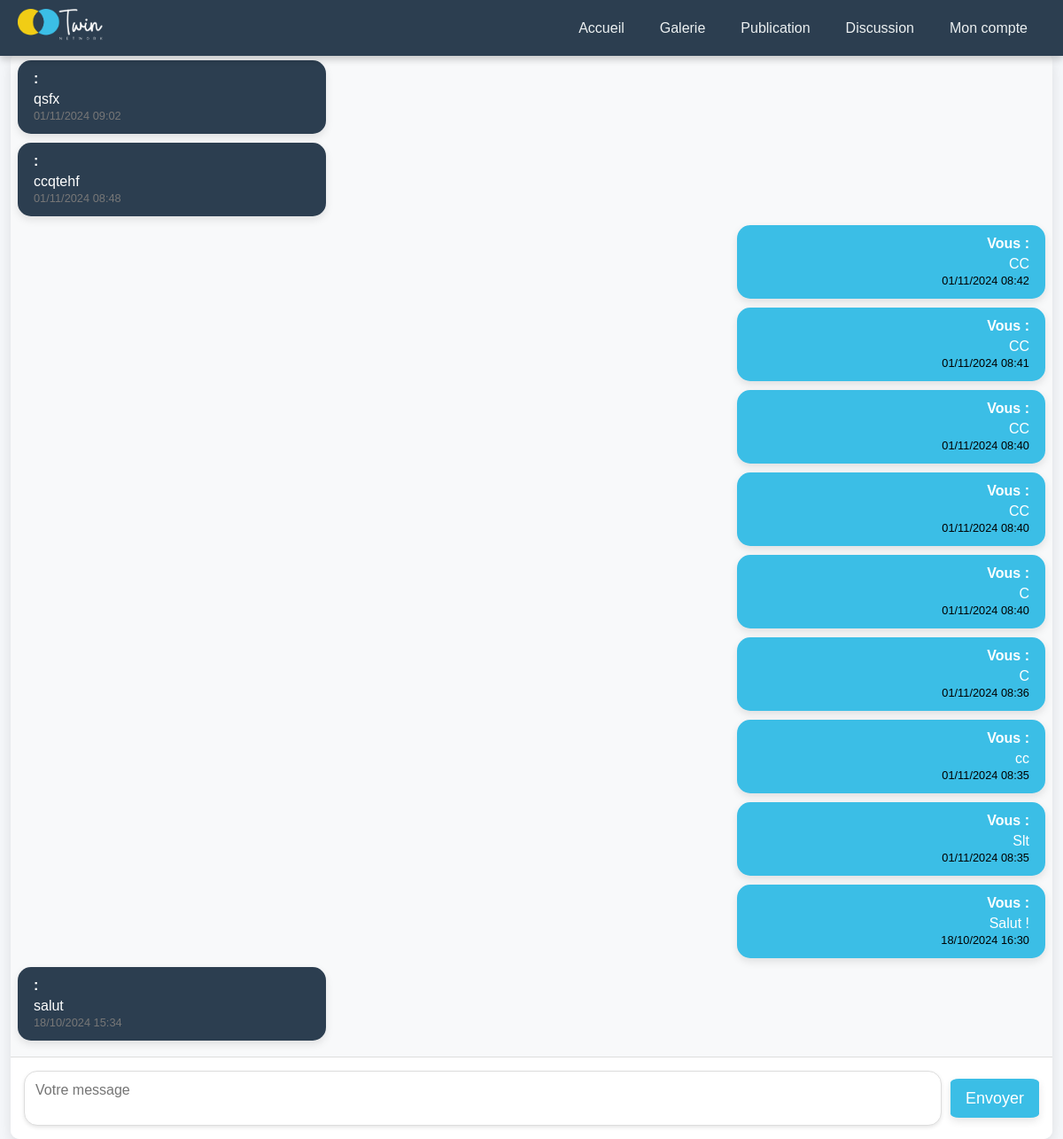
Page /php/message.php (signed in) on the committed database.
### tables this page shows
CREATE TABLE `messages` (
  `id` int(11) NOT NULL,
  `pseudo` text NOT NULL,
  `message` text NOT NULL,
  `userId` int(11) DEFAULT NULL,
  `date_envoi` datetime DEFAULT current_timestamp()
);

### php/message.php (the view, shortened to what this page needs)
<?php
require_once("../dbconnect.php");
?>
<!DOCTYPE html>
<html lang="fr">
<head>
</head>
<body>
    <?php require_once("nav.php"); ?>
    <div id="chat-container">
        <section id="messages">
        <?php
            $recupMessage = $conn->query('SELECT * FROM messages ORDER BY date_envoi DESC');
            while ($message = $recupMessage->fetch()) {
                if(isset($_SESSION['LOGIN_USER'])){
                    $formattedDate = date('d/m/Y H:i', strtotime($message['date_envoi']));
                    if ($message['userId'] == $_SESSION['LOGIN_USER']['user_id']) {
                        echo '<div class="user-message"><h4>Vous :</h4><p>' . htmlspecialchars($message['message']) . '</p><small style="color: black;">' . $formattedDate . '</small></div>';
                    } else {
                        echo '<div class="other-message"><h4>' . htmlspecialchars($message['pseudo']) . ' :</h4><p>' . htmlspecialchars($message['message']) . '</p><small>' . $formattedDate . '</small></div>';
                    }
                }
            }
        ?>
        </section>
        <form method="POST" action="" id="message-form">
            <textarea name="message" placeholder="Votre message" required></textarea>
            <button type="submit" name="valider">Envoyer</button>
        </form>
    </div>
</body>
</html>

### php/message.php (style rules this page uses)
body { font-family: Arial, sans-serif; background-color: #f5f7fa; margin: 0; display: flex; flex-direction: column; height: 100vh; justify-content: center; align-items: center; }
#chat-container { width: 98%; display: flex; flex-direction: column; overflow: hidden; border-radius: 10px; box-shadow: 0 6px 15px rgba(0, 0, 0, 0.1); background: #ffffff; }
#messages { padding: 8px; height: 400px; overflow-y: auto; flex: 1; background-color: #f8f9fa; scrollbar-width: none; }
.user-message, .user-message, .other-message { border-radius: 15px; padding: 12px 18px; max-width: 30%; margin-bottom: 10px; box-shadow: 0 4px 10px rgba(0, 0, 0, 0.1); position: relative; word-wrap: break-word; }
.user-message, .user-message { background-color: #3BBEE6; margin-left: auto; text-align: right; color: #ffffff; }
.other-message { background-color: #2c3e50; text-align: left; color: #ffffff; }
.user-message h4, .admin-message .h4, .other-message h4 { margin: 0 0 5px; font-size: 1em; font-weight: bold; }
.user-message small, .admin-message small, .other-message small { font-size: 0.8em; color: #777; }
#message-form { display: flex; align-items: center; padding: 15px; background-color: #ffffff; border-top: 1px solid #ddd; }
textarea { flex: 1; padding: 12px; border-radius: 15px; border: 1px solid #ddd; resize: none; font-size: 16px; margin-right: 10px; outline: none; box-shadow: 0 2px 4px rgba(0, 0, 0, 0.1); }
button { background: #3BBEE6; color: white; border: none; border-radius: 10%; padding: 12px; cursor: pointer; font-size: 18px; width: 100px; height: 44px; box-shadow: 0 4px 10px rgba(0, 0, 0, 0.1); }

### php/nav.php (style rules this page uses)
* { margin: 0; padding: 0; box-sizing: border-box; font-family: Arial, sans-serif; }
body { padding-top: 60px; }

### rows in the picture
messages: message "qsfx", date_envoi "01/11/2024 09:02"
messages: message "ccqtehf", date_envoi "01/11/2024 08:48"
messages: message "CC", date_envoi "01/11/2024 08:42"
messages: message "CC", date_envoi "01/11/2024 08:41"
messages: message "CC", date_envoi "01/11/2024 08:40"
messages: message "CC", date_envoi "01/11/2024 08:40"
messages: message "C", date_envoi "01/11/2024 08:40"
messages: message "C", date_envoi "01/11/2024 08:36"
messages: message "cc", date_envoi "01/11/2024 08:35"
messages: message "Slt", date_envoi "01/11/2024 08:35"
messages: message "Salut !", date_envoi "18/10/2024 16:30"
messages: message "salut", date_envoi "18/10/2024 15:34"
